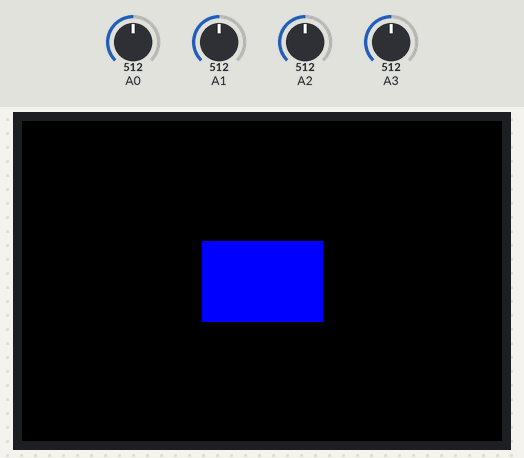
Bench run of a sketch on a simulated Arduino Uno, built with avr-gcc and run on an emulated ATmega328P. On the bench: 480×320 colour display. The inputs (shaded band) are chosen by the test bench; at power-on: A2 = 512, A3 = 512, A0 = 512, A1 = 512.

Above: at 1.5 s.
1.6 s: A2 set to 593
3.1 s: A2 set to 619
5.4 s: A3 set to 588
7.2 s: A3 set to 609
10.2 s: A0 set to 217
11.8 s: A0 set to 188
Timing chart, 0 to 14.8 s (numbered marks = the images above; inputs shaded):
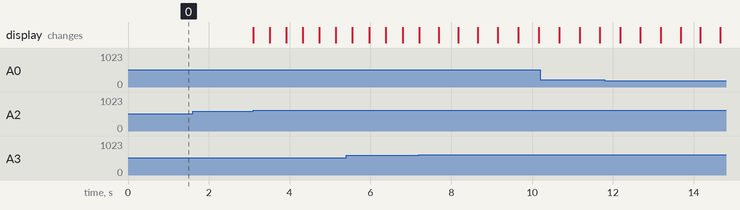

Measured:
- after the input at 1.6 s, every drawn part: stays the same

The sketch:

Arduino-Rasterizer.ino
```cpp
#include <TFT_HX8357.h>

TFT_HX8357 display = TFT_HX8357();

#define BLACK    0x0000
#define BLUE     0x001F
#define RED      0xF800
#define GREEN    0x07E0
#define CYAN     0x07FF
#define MAGENTA  0xF81F
#define YELLOW   0xFFE0
#define WHITE    0xFFFF
#define CUBE_V   8
#define CUBE_T   12

struct Cube {
  float V[8][3] = {
    {1.0, 1.0, 1.0}, {-1.0, 1.0, 1.0}, {-1.0, -1.0, 1.0}, {1.0, -1.0, 1.0},
    {1.0, 1.0, -1.0}, {-1.0, 1.0, -1.0}, {-1.0, -1.0, -1.0}, {1.0, -1.0, -1.0}
  };
  int T[12][4] = {
    {0, 1, 2, GREEN}, {0, 2, 3, GREEN}, {4, 0, 3, RED}, {4, 3, 7, RED},
    {5, 4, 7, BLUE}, {5, 7, 6, BLUE}, {1, 5, 6, CYAN}, {1, 6, 2, CYAN},
    {4, 5, 1, MAGENTA}, {4, 1, 0, MAGENTA}, {2, 6, 7, YELLOW}, {2, 7, 3, YELLOW}
  };
};

int renderedTris[12][6];
float pos[3] = {0,0,10};
float scale[3] = {2,2,2};
float eulerAngles[3] = {0,0,0};
Cube cubeModel;

void setup() {
  display.init();
  display.setRotation(1);
  display.fillScreen(TFT_BLACK);
  RenderObject(cubeModel.V, cubeModel.T, pos, scale, eulerAngles);
}

void loop() {
  int l_stickY = analogRead(A0);
  int l_stickX = analogRead(A1);
  int r_stickY = analogRead(A2);
  int r_stickX = analogRead(A3);
  if (l_stickX > 600 || l_stickX < 200 || l_stickY > 600 || l_stickY < 200 ||
      r_stickX > 600 || r_stickX < 200 || r_stickY > 600 || r_stickY < 200){
        eulerAngles[0] += (r_stickY < 200) ? 0.05 : (r_stickY > 600) ? -0.05 : 0.0;
        eulerAngles[1] += (r_stickX < 200) ? 0.05 : (r_stickX > 600) ? -0.05 : 0.0;
        pos[0] += (l_stickX < 200) ? -0.15 : (l_stickX > 600) ? 0.15 : 0.0;
        pos[2] += (l_stickY < 200) ? -0.15 : (l_stickY > 600) ? 0.15 : 0.0;
        // EraseRenderedTriangles();
        display.fillScreen(TFT_BLACK);
        RenderObject(cubeModel.V, cubeModel.T, pos, scale, eulerAngles);
      }
}

float* CalculateNormal(float v0[], float v1[], float v2[]) {
  float edge1[3], edge2[3], normal[3];

  // Edge vectors
  edge1[0] = v1[0] - v0[0];
  edge1[1] = v1[1] - v0[1];
  edge1[2] = v1[2] - v0[2];
  edge2[0] = v2[0] - v0[0];
  edge2[1] = v2[1] - v0[1];
  edge2[2] = v2[2] - v0[2];

  // Cross product to calculate normal
  normal[0] = edge1[1] * edge2[2] - edge1[2] * edge2[1];
  normal[1] = edge1[2] * edge2[0] - edge1[0] * edge2[2];
  normal[2] = edge1[0] * edge2[1] - edge1[1] * edge2[0];

  // Return normalized normal
  float length = sqrt(normal[0]*normal[0] + normal[1]*normal[1] + normal[2]*normal[2]);
  normal[0] /= length;
  normal[1] /= length;
  normal[2] /= length;
  float* result = new float[3];
  result[0] = normal[0];
  result[1] = normal[1];
  result[2] = normal[2];
  return result;
}

bool IsBackface(float normal[]) {
  float dot = normal[2]; // Since the view direction is (0, 0, -1), dot = normal.z * -1
  return dot >= 0;  // Cull the triangle if dot product is positive or zero
}

void RenderObject(float V[][3], int T[][4], float transform[], float scale[], float eulerAngles[]){
  float projectionMap[CUBE_V][2];
  float transformedVertices[CUBE_V][3];
  float u = eulerAngles[0];
  float v = eulerAngles[1];
  float w = eulerAngles[2];
  float rotationMatrix[3][3] = {
    {cos(v)*cos(w),sin(u)*sin(v)*cos(w)-cos(u)*sin(w),sin(u)*sin(w)+cos(u)*sin(v)*cos(w)},
    {cos(v)*sin(w),cos(u)*cos(w)+sin(u)*sin(v)*sin(w),cos(u)*sin(v)*sin(w)-sin(u)*cos(w)},
    {-sin(v),sin(u)*cos(v),cos(u)*cos(v)}};

  // Transform vertices
  for (int v = 0; v < CUBE_V; v++){
    float transformed[3] = {0, 0, 0};
    for (int i = 0; i < 3; i++){
      for (int j = 0; j < 3; j++){
        transformed[i] += (V[v][j] * scale[j]) * rotationMatrix[j][i];
      }
      transformed[i] += transform[i];
    }
    transformedVertices[v][0] = transformed[0];
    transformedVertices[v][1] = transformed[1];
    transformedVertices[v][2] = transformed[2];

    float* result = ProjectVertex(transformed);
    projectionMap[v][0] = result[0];
    projectionMap[v][1] = result[1];
    delete[] result;
  }

  // Render triangles
  for (int t = 0; t < CUBE_T; t++){
    // Get the vertices of the triangle
    float* v0 = transformedVertices[T[t][0]];
    float* v1 = transformedVertices[T[t][1]];
    float* v2 = transformedVertices[T[t][2]];

    // Calculate normal for the triangle
    float* normal = CalculateNormal(v0, v1, v2);

    // Perform backface culling
    if (!IsBackface(normal)) {
      // Triangle is visible, render it
      int k = 0;
      for (int i = 0; i < 3; i++) {
        for (int j = 0; j < 2; j++) {
          renderedTris[t][k] = projectionMap[T[t][i]][j];
          k++;
        }
      }
      RenderTriangle(renderedTris[t], T[t][3]);
    }

    delete[] normal;
  }
}

void RenderTriangle(int t[], int color) {
  display.fillTriangle(t[0],t[1],t[2],t[3],t[4],t[5], color);
}

float* ProjectVertex(float v[]) {
  float* result = new float[2];
  result[0] = (v[0] / v[2]) * (display.width() / 2) + display.width() / 2;
  result[1] = (-v[1] / v[2]) * (display.height() / 2) + display.height() / 2;  // Adjust Y-axis calculation
  return result;
}

void EraseRenderedTriangles(){
  for (int t = 0; t < CUBE_T; t++){
    RenderTriangle(renderedTris[t], TFT_BLACK);
  }
}
```
